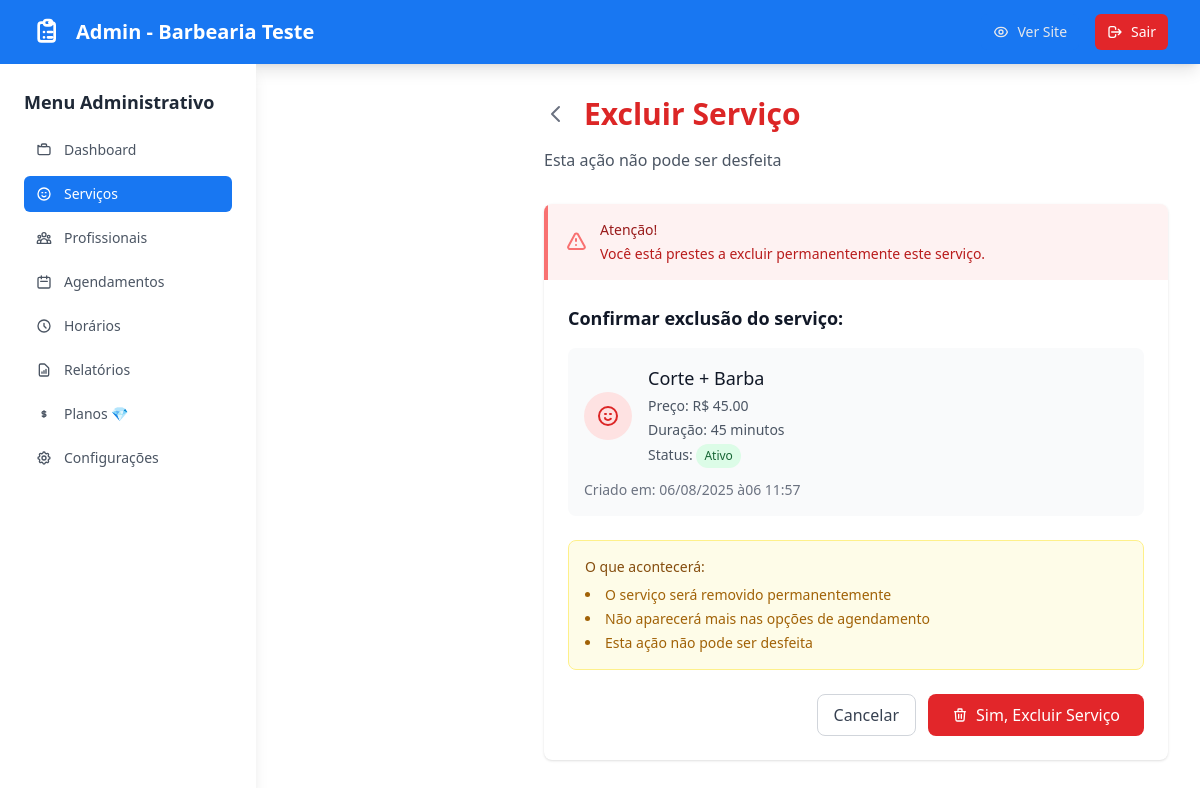
The page /teste-barbearia/admin/servicos/3/deletar/ (signed in) on the database its author committed.
### barbearias/models.py (models this page shows, shortened)
class Barbearia(models.Model):
    TEMAS_CHOICES = [
        ('classico', 'Clássico (Azul e Branco)'),
        ('moderno', 'Moderno (Preto e Dourado)'),
        ('elegante', 'Elegante (Cinza e Verde)'),
        ('vibrante', 'Vibrante (Roxo e Rosa)'),
        ('rustico', 'Rústico (Marrom e Laranja)'),
        ('minimalista', 'Minimalista (Branco e Preto)'),
        ('tropical', 'Tropical (Verde e Azul)'),
        ('vintage', 'Vintage (Sépia e Bege)'),
    ]
    nome = models.CharField(max_length=200)
    endereco = models.TextField()
    telefone = models.CharField(max_length=20)
    email_notificacoes = models.EmailField(blank=True, null=True, help_text="Email para receber notificações de novos agendamentos")
    slug = models.SlugField(unique=True, max_length=200)
    usuario = models.OneToOneField(User, on_delete=models.CASCADE)
    plano = models.ForeignKey(Plano, on_delete=models.PROTECT, null=True, blank=True, help_text="Plano de assinatura do estabelecimento")
    ativa = models.BooleanField(default=True)
    tema = models.CharField(max_length=20, choices=TEMAS_CHOICES, default='classico', help_text="Tema visual do estabelecimento")
    criada_em = models.DateTimeField(auto_now_add=True)
    class Meta:
        verbose_name = "Estabelecimento"
        verbose_name_plural = "Estabelecimentos"

class Servico(models.Model):
    nome = models.CharField(max_length=200)
    preco = models.DecimalField(max_digits=8, decimal_places=2)
    duracao_minutos = models.PositiveIntegerField(help_text="Duração do serviço em minutos")
    barbearia = models.ForeignKey(Barbearia, on_delete=models.CASCADE, related_name='servicos')
    ativo = models.BooleanField(default=True)
    criado_em = models.DateTimeField(auto_now_add=True)
    class Meta:
        verbose_name = "Serviço"
        verbose_name_plural = "Serviços"

### barbearias/views.py (the view)
    def _wrapped_view(request, slug, *args, **kwargs):
        if not request.user.is_authenticated:
            messages.info(request, 'Faça login para acessar a área administrativa.')
            return redirect('barbearias:admin_login', slug=slug)
        try:
            barbearia = Barbearia.objects.get(slug=slug, ativa=True)
            if barbearia.usuario != request.user:
                messages.error(request, 'Você não tem permissão para acessar esta barbearia.')
                logout(request)
                return redirect('barbearias:admin_login', slug=slug)
        except Barbearia.DoesNotExist:
            messages.error(request, 'Barbearia não encontrada.')
            return redirect('barbearias:redirect_to_default')
        return view_func(request, slug, *args, **kwargs)

### templates/barbearias/admin/servico_deletar.html (shortened to what this page needs)
{% extends 'barbearias/admin/base_admin.html' %}
{% block content %}
<div class="max-w-2xl mx-auto">
    <div class="mb-8">
        <div class="flex items-center mb-4">
            <a href="{% url 'barbearias:admin_servicos_lista' barbearia.slug %}"
               class="mr-4 text-gray-500 hover:text-gray-700 transition-colors">
                <svg class="w-6 h-6" fill="none" stroke="currentColor" viewBox="0 0 24 24">
                    <path stroke-linecap="round" stroke-linejoin="round" stroke-width="2" d="M15 19l-7-7 7-7"></path>
                </svg>
            </a>
            <h1 class="text-3xl font-bold text-red-600">Excluir Serviço</h1>
        </div>
        <p class="text-gray-600">Esta ação não pode ser desfeita</p>
    </div>
    <div class="bg-white rounded-lg shadow overflow-hidden">
        <div class="bg-red-50 border-l-4 border-red-400 p-4">
            <div class="flex items-center">
                <svg class="w-6 h-6 text-red-400 mr-3" fill="none" stroke="currentColor" viewBox="0 0 24 24">
                    <path stroke-linecap="round" stroke-linejoin="round" stroke-width="2" d="M12 9v2m0 4h.01m-6.938 4h13.856c1.54 0 2.502-1.667 1.732-2.5L13.732 4c-.77-.833-1.964-.833-2.732 0L4.268 16.5c-.77.833.192 2.5 1.732 2.5z"></path>
                </svg>
                <div>
                    <h3 class="text-sm font-medium text-red-800">Atenção!</h3>
                    <p class="text-red-700 text-sm mt-1">
                        Você está prestes a excluir permanentemente este serviço.
                    </p>
                </div>
            </div>
        </div>
        <div class="p-6">
            <h2 class="text-lg font-semibold text-gray-900 mb-4">Confirmar exclusão do serviço:</h2>
            <div class="bg-gray-50 rounded-lg p-4 mb-6">
                <div class="flex items-center mb-3">
                    <div class="flex-shrink-0 h-12 w-12">
                        <div class="h-12 w-12 rounded-full bg-red-100 flex items-center justify-center">
                            <svg class="w-6 h-6 text-red-600" fill="none" stroke="currentColor" viewBox="0 0 24 24">
                                <path stroke-linecap="round" stroke-linejoin="round" stroke-width="2" d="M14.828 14.828a4 4 0 01-5.656 0M9 10h1m4 0h1m-6 4h.01M21 12a9 9 0 11-18 0 9 9 0 0118 0z"></path>
                            </svg>
                        </div>
                    </div>
                    <div class="ml-4">
                        <h3 class="text-lg font-medium text-gray-900">{{ servico.nome }}</h3>
                        <div class="mt-1 space-y-1">
                            <p class="text-sm text-gray-600">Preço: <span class="font-medium">R$ {{ servico.preco }}</span></p>
                            <p class="text-sm text-gray-600">Duração: <span class="font-medium">{{ servico.duracao_minutos }} minutos</span></p>
                            <p class="text-sm text-gray-600">
                                Status:
                                {% if servico.ativo %}
                                    <span class="inline-flex items-center px-2 py-1 rounded-full text-xs font-medium bg-green-100 text-green-800">Ativo</span>
                                {% else %}
                                    <span class="inline-flex items-center px-2 py-1 rounded-full text-xs font-medium bg-red-100 text-red-800">Inativo</span>
                                {% endif %}
                            </p>
                        </div>
                    </div>
                </div>
                <div class="text-sm text-gray-500">
                    <p>Criado em: {{ servico.criado_em|date:"d/m/Y às H:i" }}</p>
                </div>
            </div>
            <div class="bg-yellow-50 border border-yellow-200 rounded-lg p-4 mb-6">
                <h4 class="text-sm font-medium text-yellow-800 mb-2">O que acontecerá:</h4>
                <ul class="text-sm text-yellow-700 space-y-1 list-disc list-inside">
                    <li>O serviço será removido permanentemente</li>
                    <li>Não aparecerá mais nas opções de agendamento</li>
                    <li>Esta ação não pode ser desfeita</li>
                </ul>
            </div>
            <form method="post">
                <div class="flex flex-col sm:flex-row gap-3 justify-end">
                    <a href="{% url 'barbearias:admin_servicos_lista' barbearia.slug %}"
                       class="px-4 py-2 border border-gray-300 text-gray-700 rounded-lg font-medium hover:bg-gray-50 transition-colors text-center">
                        Cancelar
                    </a>
                    <button type="submit"
                            class="px-6 py-2 text-white rounded-lg font-medium transition-colors flex items-center justify-center" style="background-color: #E2262A;">
                        <svg class="w-4 h-4 mr-2" fill="none" stroke="currentColor" viewBox="0 0 24 24">
                            <path stroke-linecap="round" stroke-linejoin="round" stroke-width="2" d="M19 7l-.867 12.142A2 2 0 0116.138 21H7.862a2 2 0 01-1.995-1.858L5 7m5 4v6m4-6v6m1-10V4a1 1 0 00-1-1h-4a1 1 0 00-1 1v3M4 7h16"></path>
                        </svg>
                        Sim, Excluir Serviço
                    </button>
                </div>
            </form>
        </div>
    </div>
</div>
{% endblock %}

### templates/barbearias/admin/base_admin.html (shortened to what this page needs)
{% load plano_tags %}
<!DOCTYPE html>
<html lang="pt-br">
<head>
    <script src="https://cdn.tailwindcss.com"></script>
</head>
<body class="min-h-screen" style="background-color: #FFFFFF;">
    <nav class="text-white shadow-lg" style="background-color: #1877F2;">
        <div class="max-w-7xl mx-auto px-4 sm:px-6 lg:px-8">
            <div class="flex justify-between items-center h-16">
                <div class="flex items-center">
                    <a href="{% url 'barbearias:admin_dashboard' barbearia.slug %}" class="flex items-center text-white hover:text-gray-200 transition-colors">
                        <span class="text-xl font-bold">Admin - {{ barbearia.nome }}</span>
                    </a>
                </div>
                <div class="flex items-center space-x-4">
                    <a href="{% url 'barbearias:mini_site' barbearia.slug %}"
                       class="flex items-center px-3 py-2 rounded-md text-sm font-medium text-gray-200 hover:text-white hover:bg-blue-700 transition-colors" style="background-color: #1877F2;">
                        Ver Site
                    </a>
                    <a href="{% url 'barbearias:admin_logout' barbearia.slug %}"
                       class="flex items-center px-3 py-2 rounded-md text-sm font-medium text-white transition-colors" style="background-color: #E2262A;">
                        <svg class="w-4 h-4 mr-2" fill="none" stroke="currentColor" viewBox="0 0 24 24">
                            <path stroke-linecap="round" stroke-linejoin="round" stroke-width="2" d="M17 16l4-4m0 0l-4-4m4 4H7m6 4v1a3 3 0 01-3 3H6a3 3 0 01-3-3V7a3 3 0 013-3h4a3 3 0 013 3v1"></path>
                        </svg>
                        Sair
                    </a>
                </div>
            </div>
        </div>
    </nav>
    <div class="flex">
        <div id="sidebar" class="fixed inset-y-0 left-0 w-64 bg-white shadow-lg transform -translate-x-full transition-transform duration-300 ease-in-out z-50 lg:relative lg:translate-x-0 lg:block">
            <div class="p-6">
                <h3 class="text-lg font-semibold text-gray-800 mb-4">Menu Administrativo</h3>
                <nav class="space-y-2">
                    <a href="{% url 'barbearias:admin_dashboard' barbearia.slug %}"
                       class="flex items-center px-3 py-2 rounded-md text-sm font-medium {% if request.resolver_match.url_name == 'admin_dashboard' %}text-white{% else %}text-gray-600 hover:text-white{% endif %} transition-colors" style="background-color: {% if request.resolver_match.url_name == 'admin_dashboard' %}#1877F2{% else %}transparent{% endif %};">
                        Dashboard
                    </a>
                    <a href="{% url 'barbearias:admin_servicos_lista' barbearia.slug %}"
                       class="flex items-center px-3 py-2 rounded-md text-sm font-medium {% if 'servico' in request.resolver_match.url_name %}text-white{% else %}text-gray-600 hover:text-white{% endif %} transition-colors" style="background-color: {% if 'servico' in request.resolver_match.url_name %}#1877F2{% else %}transparent{% endif %};">
                        <svg class="w-4 h-4 mr-3" fill="none" stroke="currentColor" viewBox="0 0 24 24">
                            <path stroke-linecap="round" stroke-linejoin="round" stroke-width="2" d="M14.828 14.828a4 4 0 01-5.656 0M9 10h1m4 0h1m-6 4h.01M21 12a9 9 0 11-18 0 9 9 0 0118 0z"></path>
                        </svg>
                        Serviços
                    </a>
                    <a href="{% url 'barbearias:admin_profissionais_lista' barbearia.slug %}"
                       class="flex items-center px-3 py-2 rounded-md text-sm font-medium {% if 'profissional' in request.resolver_match.url_name %}text-white{% else %}text-gray-600 hover:text-white{% endif %} transition-colors" style="background-color: {% if 'profissional' in request.resolver_match.url_name %}#1877F2{% else %}transparent{% endif %};">
                        Profissionais
                    </a>
                    <a href="{% url 'barbearias:admin_agendamentos_lista' barbearia.slug %}"
                       class="flex items-center px-3 py-2 rounded-md text-sm font-medium {% if 'agendamento' in request.resolver_match.url_name %}text-white{% else %}text-gray-600 hover:text-white{% endif %} transition-colors" style="background-color: {% if 'agendamento' in request.resolver_match.url_name %}#1877F2{% else %}transparent{% endif %};">
                        <svg class="w-4 h-4 mr-3" fill="none" stroke="currentColor" viewBox="0 0 24 24">
                            <path stroke-linecap="round" stroke-linejoin="round" stroke-width="2" d="M8 7V3m8 4V3m-9 8h10M5 21h14a2 2 0 002-2V7a2 2 0 00-2-2H5a2 2 0 00-2 2v12a2 2 0 002 2z"></path>
                        </svg>
                        Agendamentos
                    </a>
                    <a href="{% url 'barbearias:admin_horarios_funcionamento' barbearia.slug %}"
                       class="flex items-center px-3 py-2 rounded-md text-sm font-medium {% if 'horarios' in request.resolver_match.url_name %}text-white{% else %}text-gray-600 hover:text-white{% endif %} transition-colors" style="background-color: {% if 'horarios' in request.resolver_match.url_name %}#1877F2{% else %}transparent{% endif %};">
                        <svg class="w-4 h-4 mr-3" fill="none" stroke="currentColor" viewBox="0 0 24 24">
                            <path stroke-linecap="round" stroke-linejoin="round" stroke-width="2" d="M12 8v4l3 3m6-3a9 9 0 11-18 0 9 9 0 0118 0z"></path>
                        </svg>
                        Horários
                    </a>
                    {% if barbearia|tem_permissao_plano:"relatorios_basicos" %}
                    <a href="{% url 'barbearias:admin_relatorios' barbearia.slug %}"
                       class="flex items-center px-3 py-2 rounded-md text-sm font-medium {% if 'relatorios' in request.resolver_match.url_name %}text-white{% else %}text-gray-600 hover:text-white{% endif %} transition-colors" style="background-color: {% if 'relatorios' in request.resolver_match.url_name %}#1877F2{% else %}transparent{% endif %};">
                        <svg class="w-4 h-4 mr-3" fill="none" stroke="currentColor" viewBox="0 0 24 24">
                            <path stroke-linecap="round" stroke-linejoin="round" stroke-width="2" d="M9 17v-2m3 2v-4m3 4v-6m2 10H7a2 2 0 01-2-2V5a2 2 0 012-2h5.586a1 1 0 01.707.293l5.414 5.414a1 1 0 01.293.707V19a2 2 0 01-2 2z"></path>
                        </svg>
                        Relatórios
                    </a>
                    {% endif %}
                    <a href="{% url 'barbearias:admin_planos' barbearia.slug %}"
                       class="flex items-center px-3 py-2 rounded-md text-sm font-medium {% if 'planos' in request.resolver_match.url_name %}text-white{% else %}text-gray-600 hover:text-white{% endif %} transition-colors" style="background-color: {% if 'planos' in request.resolver_match.url_name %}#1877F2{% else %}transparent{% endif %};">
                        <svg class="w-4 h-4 mr-3" fill="none" stroke="currentColor" viewBox="0 0 24 24">
                            <path stroke-linecap="round" stroke-linejoin="round" stroke-width="2" d="M12 8c-1.657 0-3 .895-3 2s1.343 2 3 2 3 .895 3 2-1.343 2-3 2m0-8c1.11 0 2.08.402 2.599 1M12 8V7m0 1v8m0 0v1m0-1c-1.11 0-2.08-.402-2.599-1"></path>
                        </svg>
                        Planos 💎
                    </a>
                    <a href="{% url 'barbearias:admin_configuracoes' barbearia.slug %}"
                       class="flex items-center px-3 py-2 rounded-md text-sm font-medium {% if 'configuracoes' in request.resolver_match.url_name %}text-white{% else %}text-gray-600 hover:text-white{% endif %} transition-colors" style="background-color: {% if 'configuracoes' in request.resolver_match.url_name %}#1877F2{% else %}transparent{% endif %};">
                        Configurações
                    </a>
                </nav>
            </div>
        </div>
        <div class="flex-1 p-8 lg:ml-64">
            {% block content %}
            {% endblock %}
        </div>
    </div>
</body>

### rows shown on the page
Barbearia: nome "Barbearia Teste"
Servico: nome "Corte + Barba", preco "45.00", duracao_minutos "45", criado_em "06/08/2025 à06 11:57"
